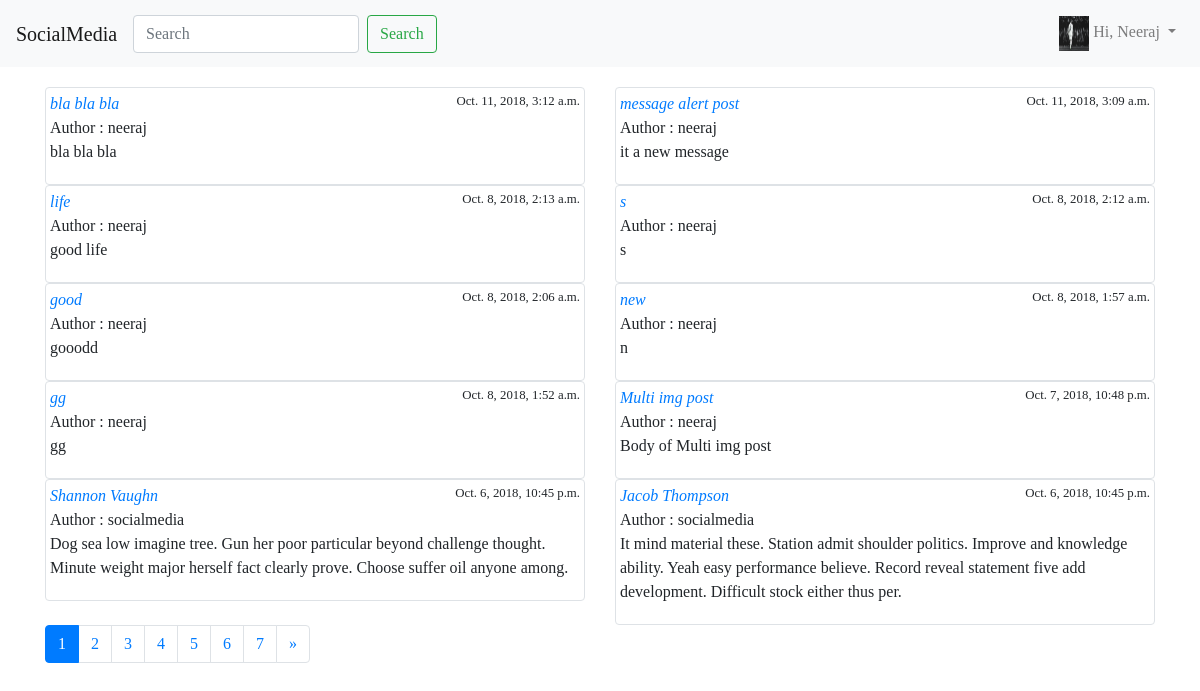
The app's page / (signed in), older data.
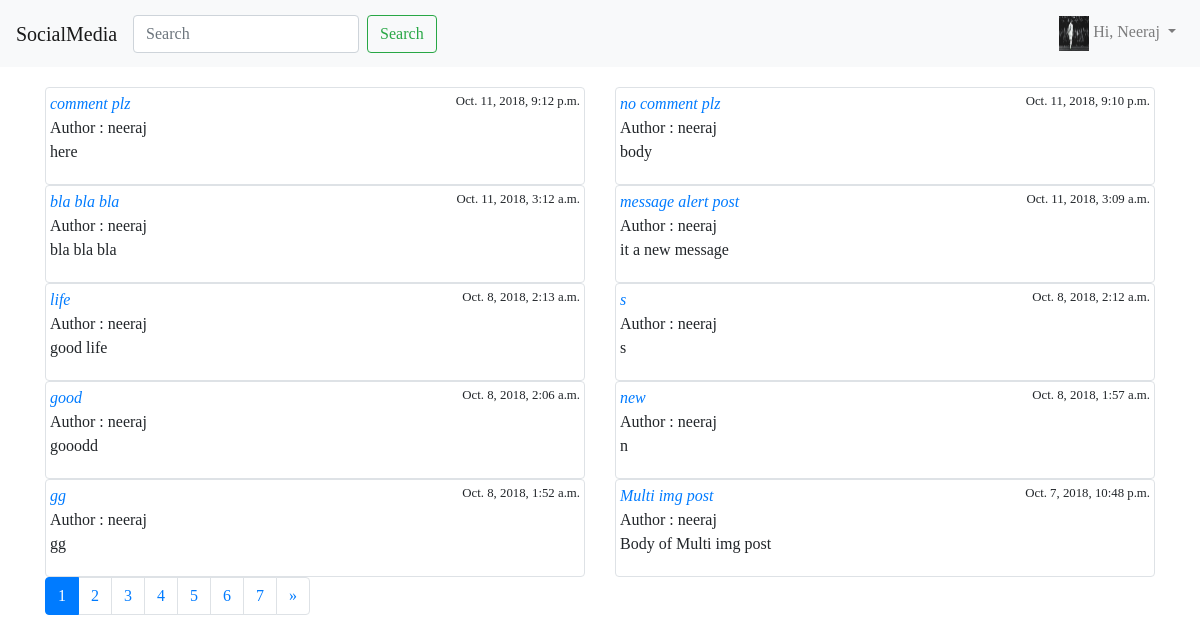
The same page, newer data.
### blog/models.py (models this page shows, shortened)
class Profile(models.Model):
    user=models.OneToOneField(User,on_delete=models.CASCADE)
    dob=models.DateField(null=True)
    photo = models.ImageField(null=True,blank=True,upload_to='media/')

class Post(models.Model):
    objects = models.Manager() # default Manager
    published = PublishedManager() # custom model manager
    STATUS_CHOICES=(
        ('draft','Draft'),
        ('published','Published')
    )
    title   = models.CharField(max_length=200)
    slug    = models.SlugField(max_length=100)
    author  = models.ForeignKey(User, related_name="blog_posts",   on_delete = models.DO_NOTHING,)
    body    = models.TextField()
    likes   = models.ManyToManyField(User ,related_name='likes' ,blank=True)
    created = models.DateTimeField(auto_now_add=True) # Automatically set the field to now when the object is first created.
    updated = models.DateTimeField(auto_now=True) #Automatically set the field to now every time the object is saved.
    status  = models.CharField(max_length=100 ,choices=STATUS_CHOICES, default='draft')
    restrict_comment = models.BooleanField(default=False)
    class Meta:
            ordering = ['-id']

### blog/views.py (the view)
# urls.py: path('', views.post_list,name='post_list'),
def post_list(request):
    query=request.GET.get('q')
    if query:
        data=Post.objects.filter(
            Q(title__icontains=query)|
            Q(author__username=query)|
            Q(body__icontains=query)
        )
    else:
        data = Post.published.all()
    paginator = Paginator(data, 10)  # Show 10 contacts per page
    page = request.GET.get('page')
    try:
        posts = paginator.page(page)
    except PageNotAnInteger:
        posts = paginator.page(1)
    except EmptyPage:
        posts = paginator.page(paginator.num_pages)
    if page is None:
        start_index=0
        end_index=7
    else:
        (start_index,end_index) = proper_pagination(posts,index=4)
    page_range = list(paginator.page_range)[start_index:end_index]
    context={
        'post' : posts,
        'query'    : query,
        'page_range':page_range
    }
    return render(request,'blog/post_list.html',context)

### blog/models.py (called while the page is built)
    def get_queryset(self):
        return super(PublishedManager, self).get_queryset().filter(status='published')

### templates/blog/post_list.html (shortened to what this page needs)
{% extends 'blog/base.html' %}
{% block content %}
    <div class="row">
        {% for i in post %}
            <div class="col-md-6">
                <div class="img-thumbnail">
                    <a href="{% url 'post_detail' i.id i.slug %}">
                        <i>{{ i.title }}</i>
                    </a>
                    <small style="float: right">{{ i.created }}</small>
                    <br>
                    Author : {{ i.author }}<br>
                    <p>{{ i.body }}</p>
                </div>
            </div>
            <br>
        {% empty %}
            <div class="container-fluid">
                <p>No Posts Found on search : {{ query }}</p>
            </div>
        {% endfor %}
    </div>
    <nav aria-label="Page navigation example">
        <ul class="pagination">
            {% for p in page_range %}
                {% if post.number == p %}
                    <li class="page-item active"><a class="page-link" href="?page={{ p }}">{{ p }}</a></li>
                {% else %}
                    <li class="page-item"><a class="page-link" href="?page={{ p }}">{{ p }}</a></li>
                {% endif %}
            {% endfor %}
            {% if post.has_next %}
                <li class="page-item">
                    <a class="page-link" href="?page={{ post.next_page_number }}" aria-label="Previous">
                        <span aria-hidden="true">&raquo;</span>
                    </a>
                </li>
            {% endif %}
        </ul>
    </nav>
{% endblock %}

### templates/blog/base.html (shortened to what this page needs)
<!doctype html>
{% load static %}
<html lang="en">
<head>
    <link rel="stylesheet" href="https://stackpath.bootstrapcdn.com/bootstrap/4.1.3/css/bootstrap.min.css"
>
    <link rel="stylesheet" type="text/css" href="{% static 'blog/style.css' %}"/>
</head>
<body>
{% include 'nav.html' %}
<div class="container" style="margin-top: 20px">
    {% block content %}
    {% endblock %}
</div>
</body>
</html>
</body>
</html>

### templates/nav.html (shortened to what this page needs)
<nav class="navbar navbar-expand-lg navbar-light bg-light">
  <a class="navbar-brand" href="/">SocialMedia</a>
  <div class="collapse navbar-collapse" id="navbarSupportedContent">
    <ul class="navbar-nav mr-auto">
        <form class="form-inline my-2 my-lg-0" action="{% url 'post_list' %}">
            {% if query %}
                <input class="form-control mr-sm-2" type="search" value="{{ query }}" placeholder="Search" aria-label="Search" name="q">
            {% else %}
                <input class="form-control mr-sm-2" type="search" placeholder="Search" aria-label="Search" name="q">
            {% endif %}
      <button class="btn btn-outline-success my-2 my-sm-0" type="submit">Search</button>
    </form>
    </ul>
      <ul class="navbar-nav">
          <li class="nav-item">
              {% if user.is_authenticated %}
                  <li class="nav-item dropdown">
                    <a class="nav-link dropdown-toggle" href="#" id="navbarDropdown" role="button" data-toggle="dropdown" aria-haspopup="true" aria-expanded="false">
                        {% if  request.user.profile.photo%}
                            <img src="{{ request.user.profile.photo.url }}" style="width: 30px;height: 35px">
                        {% else %}
                            <img src="/static/img/default.png" style="width: 30px;height: 35px">
                        {% endif  %}
                        <span>Hi, {{ request.user|capfirst }}</span>
                    </a>
                  </li>
              {% else %}
                   <a href="login" class="navbar-link">Login</a>
              {% endif %}
          </li>
      </ul>
  </div>
</nav>

### static/blog/style.css (style rules this page uses)
body { font-family: "Times New Roman", Times, serif; }

Row changes from the older to the newer data that the page shows:
no longer on this page (row unchanged): Post: title "Shannon Vaughn", created "Oct. 6, 2018, 10:45 p.m.", author "socialmedia", body "Dog sea low imagine tree. Gun her poor particular beyond challenge thought. Minute weight major herself fact clearly prove. Choose suffer oil anyone among."
no longer on this page (row unchanged): Post: title "Jacob Thompson", created "Oct. 6, 2018, 10:45 p.m.", author "socialmedia", body "It mind material these. Station admit shoulder politics. Improve and knowledge ability. Yeah easy performance believe. Record reveal statement five add development. Difficult stock either thus per."
added Post: title "comment plz", created "Oct. 11, 2018, 9:12 p.m.", author "neeraj", body "here"
added Post: title "no comment plz", created "Oct. 11, 2018, 9:10 p.m.", author "neeraj", body "body"
